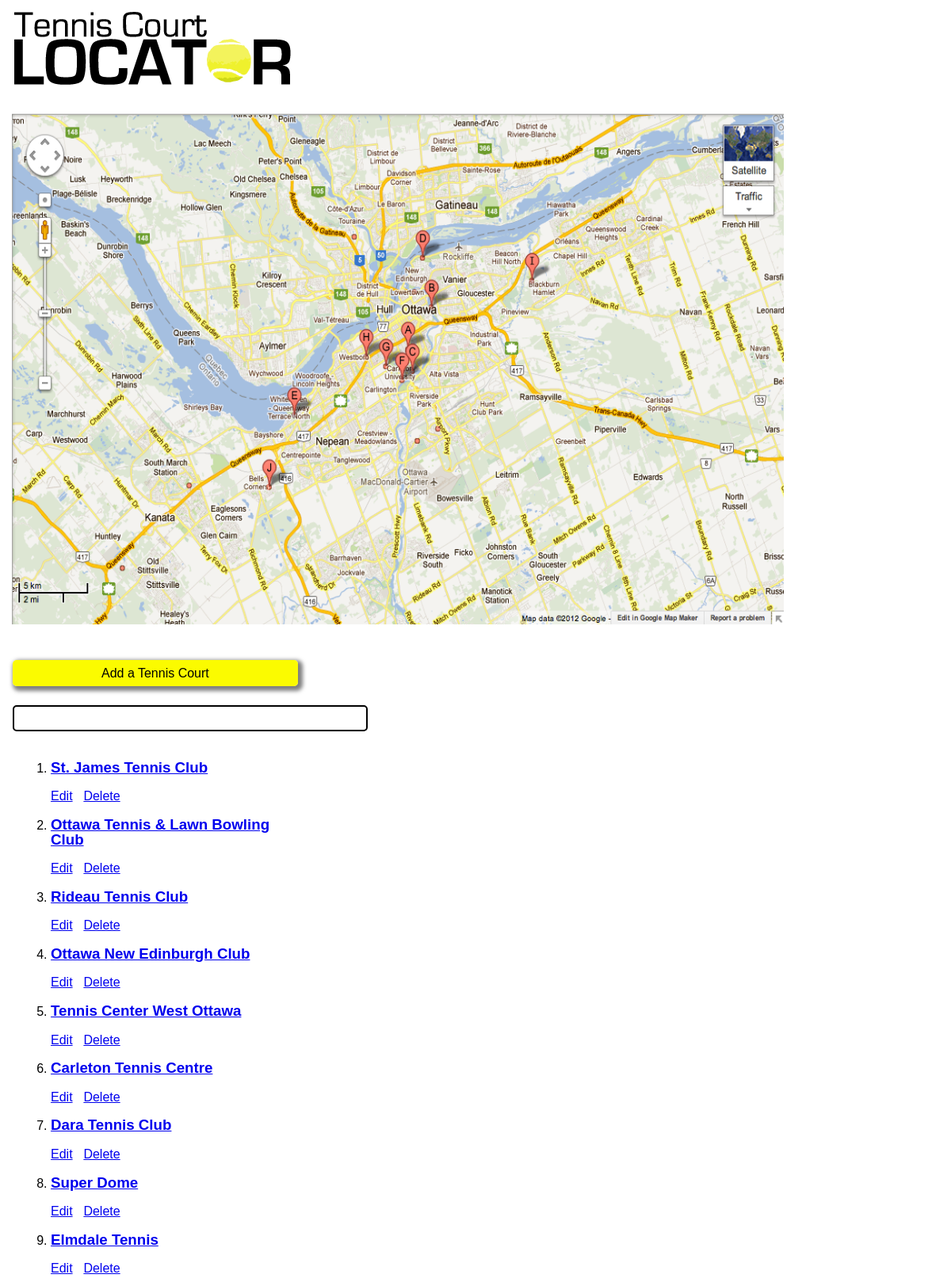
The app's page /admin/index.php with its own data.
### tables this page shows
CREATE TABLE IF NOT EXISTS `tenniscourtlocator` (
  `id` int(11) NOT NULL AUTO_INCREMENT,
  `name` varchar(50) NOT NULL,
  `longitude` double NOT NULL,
  `latitude` double NOT NULL,
  `street_address` text NOT NULL,
  `rating` int(5) NOT NULL,
  PRIMARY KEY (`id`)
);

### admin/index.php (the view, shortened to what this page needs)
<?php
	require_once '../includes/db.php';
	$results = $db->query('
		SELECT id, name, longitude, latitude, street_address FROM tenniscourtlocator
		ORDER BY id ASC
	');
?><!DOCTYPE HTML>
<html>
<head>
	<link href="../css/admin.css" rel="stylesheet">
</head>
<body>
	<div id="header"><img src="../images/tcl-title.png" alt="Tennis Court Locator Logo"></div>
	<div id="map"><img src="../images/map.png" alt="Tennis Court Google Map" width="974" height="645"><div>
	<article>
		<nav>
			<a href="add.php">Add a Tennis Court</a>
		</nav>
		<input id="search">
		<div class="results">
			<ol>
				<?php foreach ($results as $tenniscourts) : ?>
					<li>
						<h3><a href="single.php?id=<?php echo $tenniscourts['id']; ?>"><?php echo $tenniscourts['name']; ?></a></h3>
						<p>
							<a href="edit.php?id=<?php echo $tenniscourts['id']; ?>">Edit</a>
							<a href="delete.php?id=<?php echo $tenniscourts['id']; ?>">Delete</a>
						</p>
					</li>
				<?php endforeach; ?>
			</ol>
		</div>
	</article>
</body>
</html>

### css/admin.css (style rules this page uses)
html { margin:0; }
body { margin:0; padding:0; background:url(../images/bg.png) no-repeat top center; background-size:auto; font: normal 100%/1 Arial, Helvetica, sans-serif; }
#header { width:100%; height:8em; background-color:rgba(255,255,255,0.5); }
#header img { margin: 0 0 0 0.5%; }
#map img { margin: 0 0 0 1.25%; padding: 1.25% 1.25% 1.25% 0; float:left; display:inline; }
nav { margin:1.5em 0; }
nav a, nav a:link, nav a:visited { text-decoration:none; margin: 0 1em 0; padding:2% 28%; color:#000; background-color:#fbfb00; -webkit-border-radius: 5px; -moz-border-radius: 5px; border-radius: 5px; -webkit-box-shadow: 3px 3px 5px 3px rgba(0, 0, 0, .5); -moz-box-shadow: 3px 3px 5px 3px rgba(0, 0, 0, .5); box-shadow: 3px 3px 5px 3px rgba(0, 0, 0, .5); }
#search { background-color:#fff; -webkit-border-radius: 5px; -moz-border-radius: 5px; border-radius: 5px; margin: 2% 0 0 4%; width: 33em; height: 2em; border: 2px solid #000; }
article { float:left; display:inline; background-color:rgba(255,255,255,0.5); margin: 1.25% 0 0 0; width:25em; height:50em; }
p a { margin:0 3% 0 0; }
.results { width:22em; height:32em; margin:2% 0 0 4%; padding:.65em .5em; background-color:#fff; }

### records on screen
tenniscourtlocator: name "St. James Tennis Club"
tenniscourtlocator: name "Ottawa Tennis & Lawn Bowling Club"
tenniscourtlocator: name "Rideau Tennis Club"
tenniscourtlocator: name "Ottawa New Edinburgh Club"
tenniscourtlocator: name "Tennis Center West Ottawa"
tenniscourtlocator: name "Carleton Tennis Centre"
tenniscourtlocator: name "Dara Tennis Club"
tenniscourtlocator: name "Super Dome"
tenniscourtlocator: name "Elmdale Tennis"
